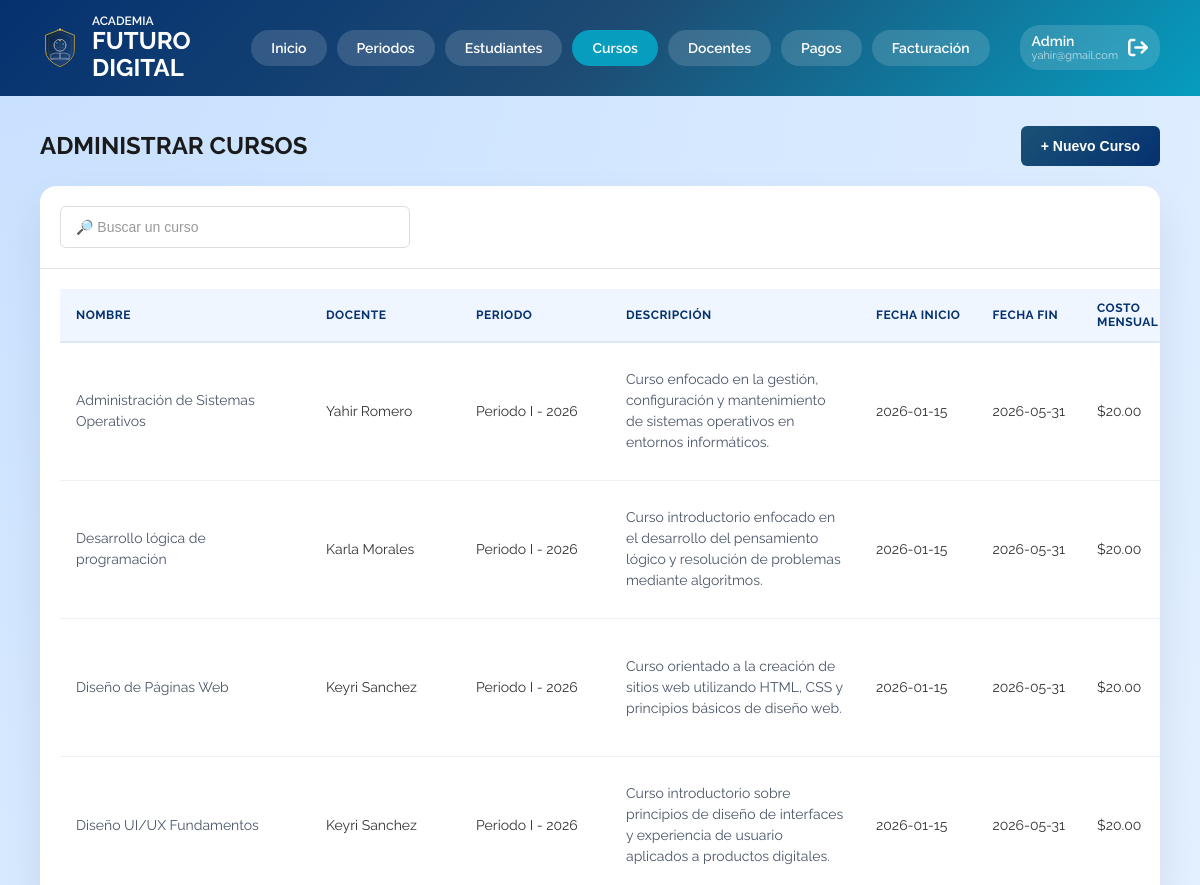
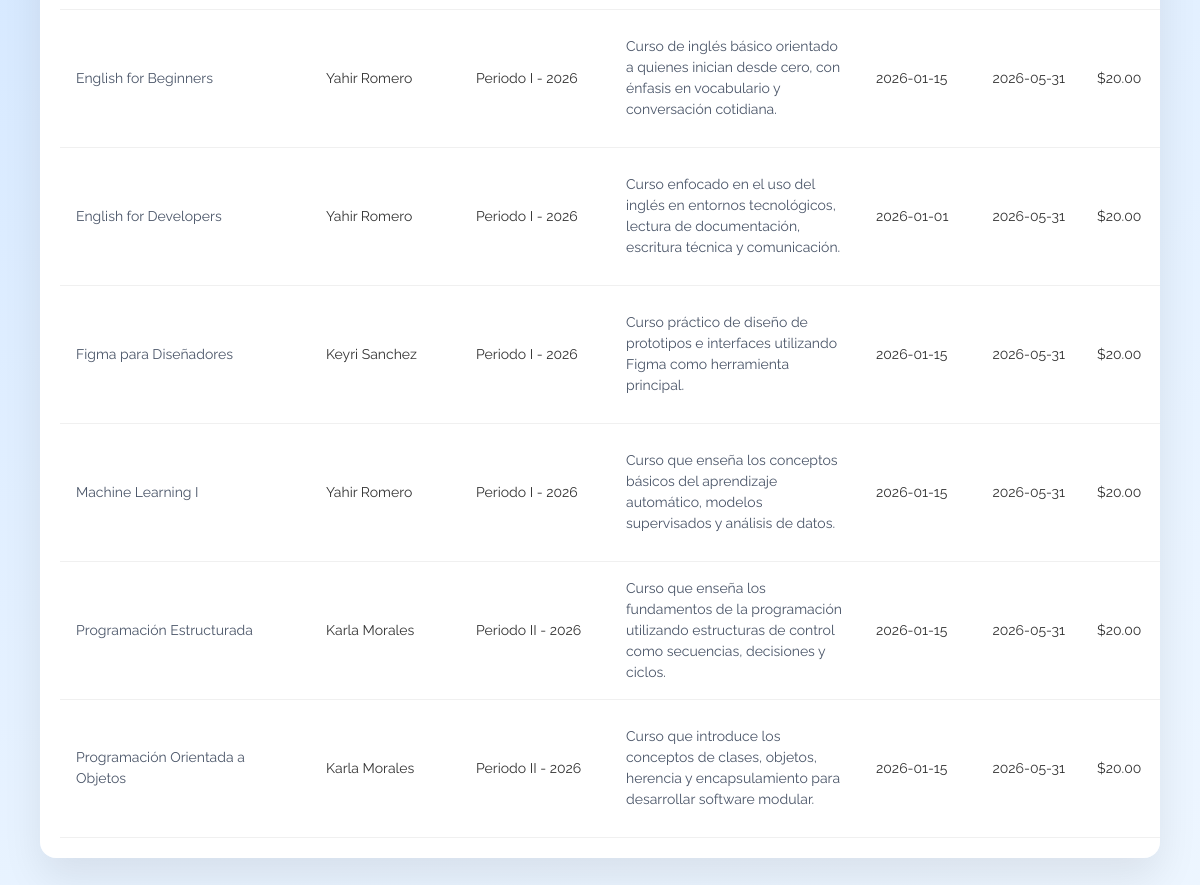
Page /admin-cursos.php (signed in) on the committed database (2 pictures, top to bottom).
### tables this page shows
CREATE TABLE `cursos` ( 
    `id` int NOT NULL PRIMARY KEY AUTO_INCREMENT, 
    `nombre` varchar(100) NOT NULL, 
    `descripcion` varchar(150) NOT NULL, 
    `costoMensual` decimal(8,2) NOT NULL, 
    `cupos` int NOT NULL, 
    `fechaInicio` date NOT NULL, 
    `fechaFin` date NOT NULL, 
    `estado` tinyint(1) DEFAULT '1', 
    `idDocente` int DEFAULT NULL,
    `idCategoria` INT DEFAULT NULL,
    `idPeriodo` int DEFAULT NULL,
    CONSTRAINT `fk_docente_curso` FOREIGN KEY (`idDocente`) REFERENCES `docentes` (`id`),
    CONSTRAINT `fk_curso_categoria` FOREIGN KEY (`idCategoria`) REFERENCES `categorias` (`id`) 
    ON UPDATE CASCADE 
    ON DELETE SET NULL,
    CONSTRAINT `fk_curso_periodo_insc` FOREIGN KEY (`idPeriodo`) REFERENCES `PeriodoInscripcion` (`id`)
);

CREATE TABLE `PeriodoInscripcion` (
    `id` int PRIMARY KEY NOT NULL AUTO_INCREMENT,
    `nombre` varchar(100) NOT NULL,
    `fechaInicio` date NOT NULL,
    `fechaFin` date NOT NULL,
    `fechaInicioCiclo` DATE NOT NULL,
    `fechaFinCiclo` DATE NOT NULL,
    `estado` tinyint(1) DEFAULT '0'
);

### mostrar-tabla-cursos.php (the view, shortened to what this page needs)
<?php
include('includes/conexion.php');
$sql = "SELECT c.id,
               c.nombre,
               c.descripcion,
               c.fechaInicio,
               c.fechaFin,
               c.costoMensual,
               c.cupos,
               c.estado,
               c.idDocente,
               c.idPeriodo,
               c.idCategoria,
               ca.nombre AS categoria_nombre,
               pi.nombre AS periodo_nombre,
               CONCAT(u.nombre, ' ', u.apellido) AS docente_full,
               GROUP_CONCAT(p.idCursoPrevio) AS prerrequisitos
        FROM cursos c
        LEFT JOIN prerrequisitos p ON c.id = p.idCursoActual
        LEFT JOIN docentes d ON c.idDocente = d.id
        LEFT JOIN usuarios u ON d.usuario_id = u.id
        LEFT JOIN PeriodoInscripcion pi ON c.idPeriodo = pi.id
        LEFT JOIN categorias ca ON c.idCategoria = ca.id
        GROUP BY c.id
        ORDER BY c.estado DESC, c.nombre ASC";
$resultado = mysqli_query($conexion, $sql);
if (mysqli_num_rows($resultado) > 0 ){
?>
    <table class="data-table mobile-cards">
        <thead>
            <tr>
                <th>Nombre</th>
                <th class ="col-docente">Docente</th>
                <th>Periodo</th>
                <th>Descripción</th>
                <th class= "col-fecha">Fecha Inicio</th>
                <th class= "col-fecha">Fecha Fin</th>
                <th>Costo Mensual</th>
            </tr>
        </thead>
        <tbody>
            <?php while($fila = mysqli_fetch_assoc($resultado)){ ?>
            <tr data-id="<?php echo $fila['id']; ?>">
                <td data-label="Nombre" class="col-nombre"><?php echo htmlspecialchars($fila['nombre']); ?></td>
                <td data-label="Docente" class= "col-docente"><?php echo htmlspecialchars($fila['docente_full'] ?? 'Sin asignar'); ?></td>
                <td data-label="Periodo" class="col-periodo"><?php echo htmlspecialchars($fila['periodo_nombre'] ?? 'Sin asignar'); ?></td>
                <td data-label="Descripción" class="col-descripcion"><?php echo htmlspecialchars($fila['descripcion']); ?></td>
                <td data-label="Fecha Inicio" class="col-fecha"><?php echo $fila['fechaInicio']; ?></td>
                <td data-label="Fecha Fin" class="col-fecha"><?php echo $fila['fechaFin']; ?></td>
                <td data-label="Costo Mensual">$<?php echo $fila['costoMensual']; ?></td>
            </tr>
            <?php } ?>
        </tbody>
    </table>
<?php
} else {
    echo '<div class="mensaje-vacio">No hay cursos registrados.</div>';
}
?>

### css/stylesAdmin.css (style rules this page uses)
:root { --primary-blue: #053170; --secondary-blue: #1D4B73; --accent-teal: #069DBF; --accent-teal-light: #e0f7fa; --accent-teal-hover: #057a96; --bg-main: radial-gradient(circle at top left, #c7e0ff, #eaf4ff, #ffffff); --header-gradient: linear-gradient(135deg, #053170, #1D4B73, #069DBF); --btn-gradient: linear-gradient(135deg, #1a5276, #053170); --danger: #e74c3c; --danger-light: #fee2e2; --success: #27ae60; --success-light: #d1fae5; --success-dark: #065f46; --text-main: #1a1a1a; --text-muted: #666; --border-light: #e5e5e5; --border-focus: #dde3ec; --card-shadow: 0 20px 40px rgba(0, 0, 0, 0.08); --modal-overlay: rgba(5, 49, 112, 0.5); --blue-light: #e0f0ff; }
* { margin: 0; padding: 0; box-sizing: border-box; }
.raleway-all { font-family: "Raleway", sans-serif; font-optical-sizing: auto; font-weight: 400; font-style: normal; }
body { background: var(--bg-main); background-size: 100% 200%; font-family: "Raleway", sans-serif; }
.data-table { width: 100%; border-collapse: collapse; font-size: 14px; }
.data-table thead th { background: #f0f6ff; color: var(--primary-blue); font-weight: 700; font-size: 12px; text-transform: uppercase; letter-spacing: 0.5px; padding: 12px 16px; text-align: left; border-bottom: 2px solid #dde8f5; }
.data-table tbody tr { border-bottom: 1px solid #f0f0f0; transition: background 0.2s; }
.data-table tbody td { padding: 14px 16px; color: #333; vertical-align: middle; white-space: nowrap; overflow-wrap: break-word; }
.col-fecha { white-space: nowrap !important; }
.col-docente, .col-periodo { white-space: nowrap !important; min-width: 150px !important; }
@media (min-width: 769px) { .data-table tbody td { white-space: normal; } }
@media (min-width: 769px) { .col-descripcion, .col-nombre { min-width: 250px; max-width: 450px !important; color: #4a5568 !important; line-height: 1.5; white-space: normal !important; word-wrap: break-word !important; } }
@media (min-width: 769px) { .data-table tbody td:nth-child(2), .data-table tbody td:nth-child(3), .data-table tbody td:nth-child(4), .data-table tbody td:nth-child(8) { white-space: normal; max-width: 200px; } }
@media (min-width: 769px) { .data-table td:nth-child(3), .data-table td:nth-child(4), .data-table td:nth-child(7), .data-table td:nth-child(8) { white-space: normal !important; word-wrap: break-word !important; max-width: 180px !important; text-overflow: ellipsis; } }

### rows in the picture
cursos: nombre "Administración de Sistemas Operativos", docente_full "Yahir Romero", idPeriodo.nombre "Periodo I - 2026", descripcion "Curso enfocado en la gestión, configuración y mantenimiento de sistemas operativos en entornos informáticos.", fechaInicio "2026-01-15", fechaFin "2026-05-31", costoMensual "20.00"
cursos: nombre "Desarrollo lógica de programación", docente_full "Karla Morales", idPeriodo.nombre "Periodo I - 2026", descripcion "Curso introductorio enfocado en el desarrollo del pensamiento lógico y resolución de problemas mediante algoritmos.", fechaInicio "2026-01-15", fechaFin "2026-05-31", costoMensual "20.00"
cursos: nombre "Diseño de Páginas Web", docente_full "Keyri Sanchez", idPeriodo.nombre "Periodo I - 2026", descripcion "Curso orientado a la creación de sitios web utilizando HTML, CSS y principios básicos de diseño web.", fechaInicio "2026-01-15", fechaFin "2026-05-31", costoMensual "20.00"
cursos: nombre "Diseño UI/UX Fundamentos", docente_full "Keyri Sanchez", idPeriodo.nombre "Periodo I - 2026", descripcion "Curso introductorio sobre principios de diseño de interfaces y experiencia de usuario aplicados a productos digitales.", fechaInicio "2026-01-15", fechaFin "2026-05-31", costoMensual "20.00"
cursos: nombre "English for Beginners", docente_full "Yahir Romero", idPeriodo.nombre "Periodo I - 2026", descripcion "Curso de inglés básico orientado a quienes inician desde cero, con énfasis en vocabulario y conversación cotidiana.", fechaInicio "2026-01-15", fechaFin "2026-05-31", costoMensual "20.00"
cursos: nombre "English for Developers", docente_full "Yahir Romero", idPeriodo.nombre "Periodo I - 2026", descripcion "Curso enfocado en el uso del inglés en entornos tecnológicos, lectura de documentación, escritura técnica y comunicación.", fechaInicio "2026-01-01", fechaFin "2026-05-31", costoMensual "20.00"
cursos: nombre "Figma para Diseñadores", docente_full "Keyri Sanchez", idPeriodo.nombre "Periodo I - 2026", descripcion "Curso práctico de diseño de prototipos e interfaces utilizando Figma como herramienta principal.", fechaInicio "2026-01-15", fechaFin "2026-05-31", costoMensual "20.00"
cursos: nombre "Machine Learning I", docente_full "Yahir Romero", idPeriodo.nombre "Periodo I - 2026", descripcion "Curso que enseña los conceptos básicos del aprendizaje automático, modelos supervisados y análisis de datos.", fechaInicio "2026-01-15", fechaFin "2026-05-31", costoMensual "20.00"
cursos: nombre "Programación Estructurada", docente_full "Karla Morales", idPeriodo.nombre "Periodo II - 2026", descripcion "Curso que enseña los fundamentos de la programación utilizando estructuras de control como secuencias, decisiones y ciclos.", fechaInicio "2026-01-15", fechaFin "2026-05-31", costoMensual "20.00"
cursos: nombre "Programación Orientada a Objetos", docente_full "Karla Morales", idPeriodo.nombre "Periodo II - 2026", descripcion "Curso que introduce los conceptos de clases, objetos, herencia y encapsulamiento para desarrollar software modular.", fechaInicio "2026-01-15", fechaFin "2026-05-31", costoMensual "20.00"

### other values in the picture
$_SESSION["usuario"] "yahir@gmail.com"
